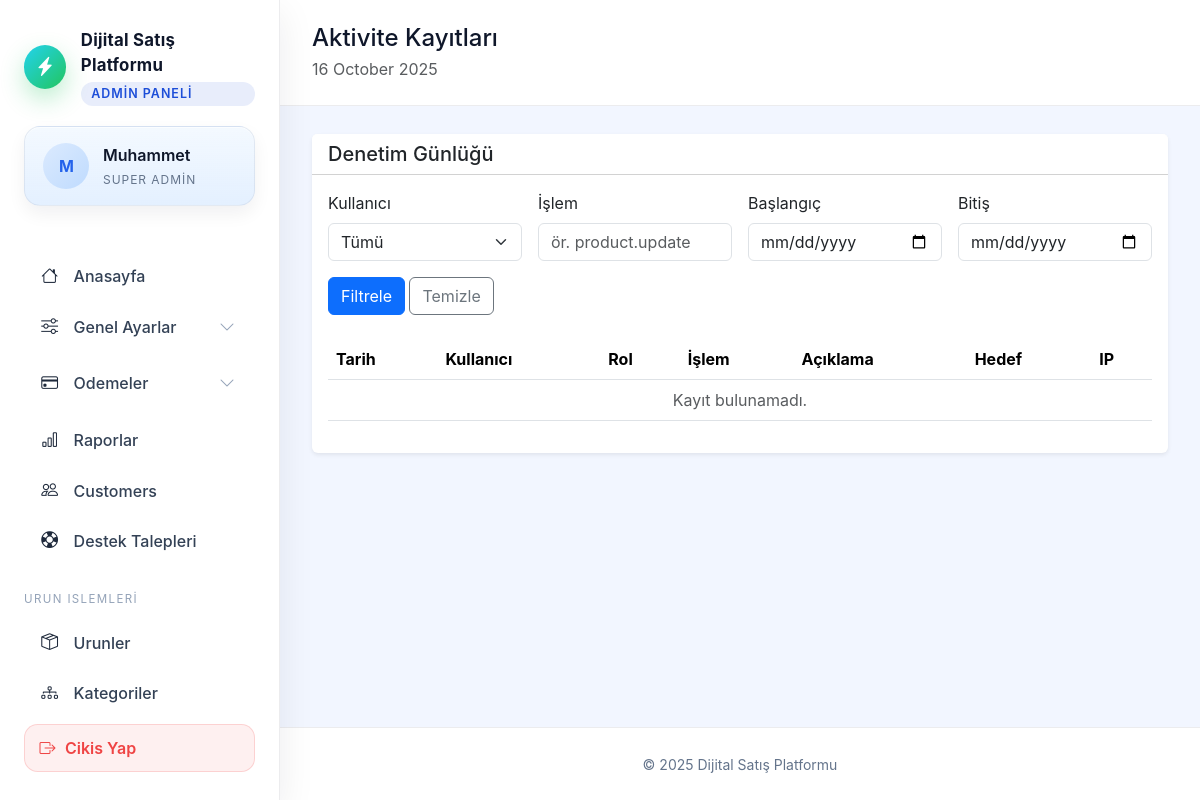
Page /admin/activity-logs.php (signed in) on the committed database.
### tables this page shows
CREATE TABLE IF NOT EXISTS users (
    id INT AUTO_INCREMENT PRIMARY KEY,
    name VARCHAR(150) NOT NULL,
    email VARCHAR(150) NOT NULL UNIQUE,
    password_hash VARCHAR(255) NOT NULL,
    role ENUM('super_admin','admin','finance','support','content','customer') NOT NULL DEFAULT 'customer',
    balance DECIMAL(12,2) NOT NULL DEFAULT 0,
    status ENUM('active','inactive') NOT NULL DEFAULT 'active',
    low_balance_since DATETIME NULL DEFAULT NULL,
    created_at DATETIME NOT NULL DEFAULT CURRENT_TIMESTAMP,
    updated_at DATETIME NULL DEFAULT NULL ON UPDATE CURRENT_TIMESTAMP
);

### bootstrap.php (called while the page is built, shortened)
<?php
spl_autoload_register(function ($class) {
    $prefix = 'App\\';
    $baseDir = __DIR__ . '/app/';
    $len = strlen($prefix);
    $relativeClass = substr($class, $len);
    $file = $baseDir . str_replace('\\', '/', $relativeClass) . '.php';
});
    ?>
    <?php
if (!empty($_SESSION['user'])) {
    $freshUser = App\Auth::findUser((int)$_SESSION['user']['id']);
}

### app/Settings.php (called while the page is built, shortened)
<?php
class Settings
{
    public static function get($key, $default = null)
    {
        $pdo = Database::connection();
        $stmt = $pdo->prepare('SELECT setting_value FROM system_settings WHERE setting_key = :key LIMIT 1');
        $stmt->execute(['key' => $key]);
        $value = $stmt->fetchColumn();
        if ($value === false) {
            return $default;
        }
        return $value;
    }
}

### app/Helpers.php (called while the page is built, shortened)
<?php
class Helpers
{
    public static function siteName()
    {
        try {
            $value = Settings::get('site_name');
            $value = $value !== null ? trim($value) : '';
        } catch (\Throwable $exception) {
            return 'Dijital Satış Platformu';
        }
        return $value !== '' ? $value : 'Dijital Satış Platformu';
    }
    public static function sanitize($value)
    {
        return htmlspecialchars((string)$value, ENT_QUOTES | ENT_SUBSTITUTE, 'UTF-8');
    }
}

### app/Auth.php (called while the page is built, shortened)
<?php
class Auth
{
    private static $roleLabels = array(
        'super_admin' => 'Super Admin',
        'admin' => 'Admin',
        'finance' => 'Finance',
        'support' => 'Support',
        'content' => 'Content',
        'customer' => 'Customer',
    );
    public static function adminRoles()
    {
        return array('super_admin', 'admin', 'finance', 'support', 'content');
    }
    public static function roleLabel($role)
    {
        return isset(self::$roleLabels[$role]) ? self::$roleLabels[$role] : ucfirst($role);
    }
    public static function findUser($userId)
    {
        $pdo = Database::connection();
        $stmt = $pdo->prepare('SELECT * FROM users WHERE id = :id LIMIT 1');
        $stmt->execute(['id' => $userId]);
        return $stmt->fetch(PDO::FETCH_ASSOC) ?: null;
    }
}

### admin/activity-logs.php (the view, shortened to what this page needs)
<?php
require __DIR__ . '/../bootstrap.php';
$pdo = Database::connection();
$pageTitle = 'Aktivite Kayıtları';
$actionFilter = isset($_GET['action']) ? trim($_GET['action']) : '';
$fromInput = isset($_GET['from']) ? trim($_GET['from']) : '';
$toInput = isset($_GET['to']) ? trim($_GET['to']) : '';
$params = array();
$query = 'SELECT log.*, u.name AS user_name, u.role AS user_role FROM admin_activity_logs log LEFT JOIN users u ON log.user_id = u.id';
$query .= ' ORDER BY log.created_at DESC LIMIT 200';
$stmt = $pdo->prepare($query);
$stmt->execute($params);
$logs = $stmt->fetchAll();
include __DIR__ . '/templates/header.php';
?>
<div class="card border-0 shadow-sm">
    <div class="card-header bg-white">
        <h5 class="mb-0">Denetim Günlüğü</h5>
    </div>
    <div class="card-body">
        <form method="get" class="row g-3 mb-4">
            <div class="col-sm-6 col-lg-3">
                <label class="form-label">Kullanıcı</label>
                <select name="user_id" class="form-select">
                    <option value="0">Tümü</option>
                </select>
            </div>
            <div class="col-sm-6 col-lg-3">
                <label class="form-label">İşlem</label>
                <input type="text" name="action" class="form-control" placeholder="ör. product.update" value="<?= Helpers::sanitize($actionFilter) ?>">
            </div>
            <div class="col-sm-6 col-lg-3">
                <label class="form-label">Başlangıç</label>
                <input type="date" name="from" class="form-control" value="<?= Helpers::sanitize($fromInput) ?>">
            </div>
            <div class="col-sm-6 col-lg-3">
                <label class="form-label">Bitiş</label>
                <input type="date" name="to" class="form-control" value="<?= Helpers::sanitize($toInput) ?>">
            </div>
            <div class="col-12">
                <button type="submit" class="btn btn-primary">Filtrele</button>
                <a href="/admin/activity-logs.php" class="btn btn-outline-secondary">Temizle</a>
            </div>
        </form>
        <div class="table-responsive">
            <table class="table table-hover align-middle">
                <thead>
                    <tr>
                        <th>Tarih</th>
                        <th>Kullanıcı</th>
                        <th>Rol</th>
                        <th>İşlem</th>
                        <th>Açıklama</th>
                        <th>Hedef</th>
                        <th>IP</th>
                    </tr>
                </thead>
                <tbody>
                <?php if (!$logs): ?>
                    <tr>
                        <td colspan="7" class="text-center text-muted">Kayıt bulunamadı.</td>
                    </tr>
                <?php endif; ?>
                </tbody>
            </table>
        </div>
    </div>
</div>
<?php include __DIR__ . '/templates/footer.php';

### admin/templates/header.php (shortened to what this page needs)
<?php
$user = isset($_SESSION['user']) ? $_SESSION['user'] : null;
$pageHeadline = isset($pageTitle) ? $pageTitle : 'Panel';
$siteName = Helpers::siteName();
$menuSections = array();
$menuBadges = array();
$currentScript = isset($_SERVER['SCRIPT_NAME']) ? $_SERVER['SCRIPT_NAME'] : '';
$isAdminArea = false;
$isAdminRole = $user ? Auth::isAdminRole($user['role']) : false;
if ($isAdminRole) {
    $isAdminArea = strpos($currentScript, '/admin/') === 0;
    try {
        $sidebarPdo = Database::connection();
        if (Auth::userHasRole($user, array('super_admin', 'admin', 'support'))) {
            $menuBadges['/admin/orders.php'] = (int)$sidebarPdo
                ->query("SELECT COUNT(*) FROM package_orders WHERE status IN ('pending','paid')")
                ->fetchColumn();
            $menuBadges['/admin/product-orders.php'] = (int)$sidebarPdo
                ->query("SELECT COUNT(*) FROM product_orders WHERE status IN ('pending','processing')")
                ->fetchColumn();
            $menuBadges['/admin/payment-notifications.php'] = (int)$sidebarPdo
                ->query("SELECT COUNT(*) FROM bank_transfer_notifications WHERE status = 'pending'")
                ->fetchColumn();
        }
    } catch (\Throwable $sidebarException) {
        $menuBadges = array();
    }
}
if ($user) {
    if ($isAdminRole && $isAdminArea) {
        $menuSections = array();
        foreach ($adminSections as $section) {
            $items = array();
            foreach ($section['items'] as $item) {
                $allowedRoles = isset($item['roles']) ? $item['roles'] : Auth::adminRoles();
                $hasChildren = isset($item['children']) && is_array($item['children']) && $item['children'];
                if ($hasChildren) {
                    $visibleChildren = array();
                    foreach ($item['children'] as $child) {
                        $childRoles = isset($child['roles']) ? $child['roles'] : $allowedRoles;
                        if (Auth::userHasRole($user, $childRoles)) {
                            $visibleChildren[] = $child;
                        }
                    }
                    if ($visibleChildren) {
                        $item['children'] = $visibleChildren;
                        $items[] = $item;
                    } elseif (Auth::userHasRole($user, $allowedRoles) && !empty($item['href'])) {
                        unset($item['children']);
                        $items[] = $item;
                    }
                } elseif (Auth::userHasRole($user, $allowedRoles)) {
                    $items[] = $item;
                }
            }
            if ($items) {
                $section['items'] = $items;
                $menuSections[] = $section;
            }
        }
    } else {
        $menuSections = array();
    }
}
?>
<!DOCTYPE html>
<html lang="tr">
<head>
    <link href="https://cdn.jsdelivr.net/npm/bootstrap@5.3.2/dist/css/bootstrap.min.css" rel="stylesheet">
    <link href="https://cdn.jsdelivr.net/npm/bootstrap-icons@1.11.1/font/bootstrap-icons.css" rel="stylesheet">
    <link href="/assets/admin/css/admin.css" rel="stylesheet">
</head>
<body>
<div class="app-shell">
    <?php if ($user): ?>
        <aside class="app-sidebar" id="appSidebar" aria-hidden="true">
            <div class="sidebar-brand">
                <a href="<?= $isAdminArea ? '/admin/dashboard.php' : '/dashboard.php' ?>" class="sidebar-logo">
                    <span class="sidebar-logo-icon">
                        <i class="bi bi-lightning-charge-fill"></i>
                    </span>
                    <span class="sidebar-logo-text">
                        <span class="sidebar-logo-headline"><?= Helpers::sanitize($siteName) ?></span>
                        <span class="sidebar-logo-subtitle"><?= $isAdminArea ? Helpers::sanitize('Admin Paneli') : Helpers::sanitize('Kontrol Paneli') ?></span>
                    </span>
                </a>
            </div>
            <?php if ($user): ?>
                <div class="sidebar-user">
                    <div class="sidebar-user-avatar">
                        <span><?= Helpers::sanitize(strtoupper(substr(isset($user['name']) ? $user['name'] : 'U', 0, 1))) ?></span>
                    </div>
                    <div class="sidebar-user-meta">
                        <div class="sidebar-user-name"><?= Helpers::sanitize(isset($user['name']) ? $user['name'] : '') ?></div>
                        <div class="sidebar-user-role"><?= Helpers::sanitize(Auth::roleLabel($user['role'])) ?></div>
                    </div>
                </div>
            <?php endif; ?>
            <nav class="sidebar-nav">
                <div class="sidebar-scroll">
                    <?php foreach ($menuSections as $section): ?>
                        <div class="sidebar-section">
                            <?php if (!empty($section['heading'])): ?>
                                <div class="sidebar-section-title"><?= Helpers::sanitize($section['heading']) ?></div>
                            <?php endif; ?>
                            <?php if (!empty($section['items'])): ?>
                                <ul class="sidebar-menu list-unstyled">
                                    <?php foreach ($section['items'] as $item): ?>
                                        <?php
                                        $hasChildren = !empty($item['children']);
                                        $itemPatterns = array();
                                        if (isset($item['pattern'])) {
                                            $itemPatterns = is_array($item['pattern']) ? $item['pattern'] : array($item['pattern']);
                                        }
                                        $itemActive = false;
                                        foreach ($itemPatterns as $pattern) {
                                            if ($pattern && Helpers::isActive($pattern)) {
                                                $itemActive = true;
                                                break;
                                            }
                                        }
                                        ?>
                                        <li class="sidebar-item<?= $hasChildren ? ' has-children' : '' ?><?= $itemActive ? ' is-active' : '' ?><?= $hasChildren && $itemActive ? ' is-open' : '' ?>">
                                            <?php if ($hasChildren): ?>
                                                <button class="sidebar-link sidebar-toggle" type="button" data-menu-toggle aria-expanded="<?= $hasChildren && $itemActive ? 'true' : 'false' ?>">
                                                    <?php if (!empty($item['icon'])): ?>
                                                        <span class="sidebar-link-icon"><i class="<?= Helpers::sanitize($item['icon']) ?>"></i></span>
                                                    <?php endif; ?>
                                                    <span class="sidebar-link-text"><?= Helpers::sanitize($item['label']) ?></span>
                                                    <span class="sidebar-caret"><i class="bi bi-chevron-down"></i></span>
                                                </button>
                                            <?php else: ?>
                                                <a href="<?= $item['href'] ?>" class="sidebar-link<?= $itemActive ? ' active' : '' ?>">
                                                    <?php if (!empty($item['icon'])): ?>
                                                        <span class="sidebar-link-icon"><i class="<?= Helpers::sanitize($item['icon']) ?>"></i></span>
                                                    <?php endif; ?>
                                                    <span class="sidebar-link-text"><?= Helpers::sanitize($item['label']) ?></span>
                                                </a>
                                            <?php endif; ?>
                                        </li>
                                    <?php endforeach; ?>
                                </ul>
                            <?php endif; ?>
                        </div>
                    <?php endforeach; ?>
                </div>
            </nav>
            <div class="sidebar-footer">
                <a href="/logout.php" class="sidebar-logout">
                    <i class="bi bi-box-arrow-right"></i>
                    <span><?= Helpers::sanitize('Cikis Yap') ?></span>
                </a>
            </div>
        </aside>
    <?php endif; ?>
    <div class="app-main d-flex flex-column flex-grow-1">
        <?php if ($user): ?>
            <header class="app-topbar d-flex align-items-center justify-content-between gap-3">
                <div class="d-flex align-items-center gap-3">
                    <div>
                        <h1 class="h4 mb-1"><?= Helpers::sanitize($pageHeadline) ?></h1>
                        <p class="text-muted mb-0"><?= date('d F Y') ?></p>
                    </div>
                </div>
            </header>
        <?php endif; ?>
        <main class="app-content flex-grow-1 container-fluid">

### rows in the picture
users: name "M", name "Muhammet", role "SUPER ADMIN"

### other values in the picture
Helpers::sanitize($siteName) "Dijital Satış Platformu"
Helpers::sanitize('Admin Paneli') "ADMIN PANELI"
Helpers::sanitize($item['label']) "Anasayfa"
Helpers::sanitize($item['label']) "Genel Ayarlar"
Helpers::sanitize($item['label']) "Odemeler"
Helpers::sanitize($item['label']) "Raporlar"
Helpers::sanitize($item['label']) "Customers"
Helpers::sanitize($item['label']) "Destek Talepleri"
Helpers::sanitize($section['heading']) "URUN ISLEMLERI"
Helpers::sanitize($item['label']) "Urunler"
Helpers::sanitize($item['label']) "Kategoriler"
Helpers::sanitize('Cikis Yap') "Cikis Yap"
Helpers::sanitize($pageHeadline) "Aktivite Kayıtları"
Helpers::sanitize(Helpers::siteName()) "Dijital Satış Platformu"
